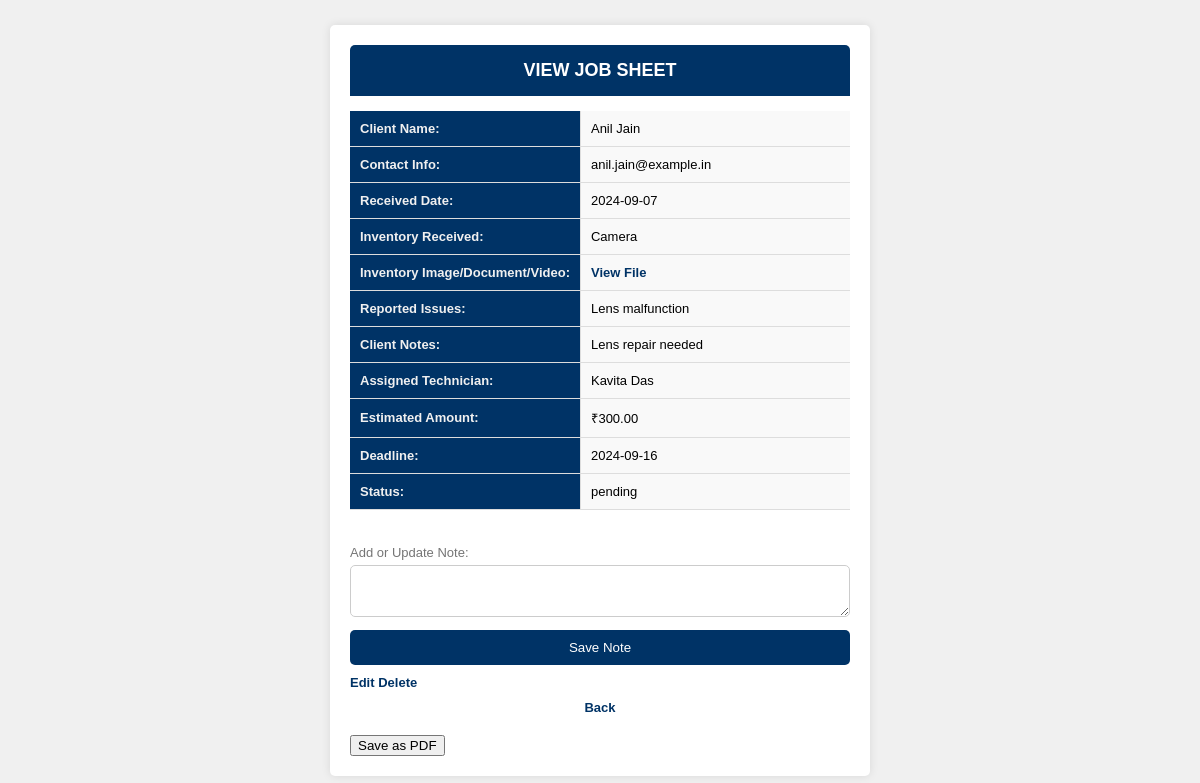
Screenshot of /view.php?id=22 with the database file from the repository.
### tables this page shows
CREATE TABLE `client_inventory` (
  `id` int(11) NOT NULL,
  `client_id` varchar(50) NOT NULL,
  `client_name` varchar(255) NOT NULL,
  `contact_info` varchar(255) DEFAULT NULL,
  `inventory_received` text NOT NULL,
  `inventory_upload` text DEFAULT NULL,
  `received_date` date NOT NULL,
  `reported_issues` text DEFAULT NULL,
  `client_notes` text DEFAULT NULL,
  `assigned_technician` varchar(255) DEFAULT NULL,
  `deadline` date DEFAULT NULL,
  `estimated_amount` decimal(10,2) DEFAULT NULL,
  `status` varchar(50) DEFAULT NULL,
  `created_at` timestamp NOT NULL DEFAULT current_timestamp()
);

### view.php (the view, shortened to what this page needs)
<?php
include('./db/connection.php');
if (isset($_GET['id'])) {
    $client_id = $_GET['id'];
    $sql = "SELECT * FROM client_inventory WHERE id = ?";
    $stmt = $conn->prepare($sql);
    $stmt->bind_param('i', $client_id);
    if (!$stmt->execute()) {
        die("Error executing query: " . $stmt->error);
    }
    $result = $stmt->get_result();
    if ($result->num_rows > 0) {
        $row = $result->fetch_assoc();
    } else {
        echo "<p>No record found for the given client ID.</p>";
        exit;
    }
} else {
    echo "<p>No client ID provided.</p>";
    exit;
}
?>
<!DOCTYPE html>
<html lang="en">
<head>
</head>
<body>
    <div class="container">
        <div class="header">VIEW JOB SHEET</div>
        <div class="table-container">
            <table class="table">
                <tr>
                    <th>Client Name:</th>
                    <td><?php echo htmlspecialchars($row['client_name']); ?></td>
                </tr>
                <tr>
                    <th>Contact Info:</th>
                    <td><?php echo htmlspecialchars($row['contact_info']); ?></td>
                </tr>
                <tr>
                    <th>Received Date:</th>
                    <td><?php echo htmlspecialchars($row['received_date']); ?></td>
                </tr>
                <tr>
                    <th>Inventory Received:</th>
                    <td><?php echo htmlspecialchars($row['inventory_received']); ?></td>
                </tr>
                <tr>
                    <th>Inventory Image/Document/Video:</th>
                    <td>
                        <?php if (!empty($row['inventory_upload'])): ?>
                            <a href="<?php echo htmlspecialchars($row['inventory_upload']); ?>" target="_blank">View File</a>
                        <?php else: ?>
                            No file available
                        <?php endif; ?>
                    </td>
                </tr>
                <tr>
                    <th>Reported Issues:</th>
                    <td><?php echo htmlspecialchars($row['reported_issues']); ?></td>
                </tr>
                <tr>
                    <th>Client Notes:</th>
                    <td><?php echo htmlspecialchars($row['client_notes']); ?></td>
                </tr>
                <tr>
                    <th>Assigned Technician:</th>
                    <td><?php echo htmlspecialchars($row['assigned_technician']); ?></td>
                </tr>
                <tr>
                    <th>Estimated Amount:</th>
                    <td>₹<?php echo htmlspecialchars($row['estimated_amount']); ?></td>
                </tr>
                <tr>
                    <th>Deadline:</th>
                    <td><?php echo htmlspecialchars($row['deadline']); ?></td>
                </tr>
                <tr>
                    <th>Status:</th>
                    <td><?php echo htmlspecialchars($row['status']); ?></td>
                </tr>
            </table>
        </div>
        <div class="notes">
            <label for="note-input">Add or Update Note:</label>
            <textarea id="note-input"></textarea>
            <div class="buttons">
                <button>Save Note</button>
                <div class="buttons-2">
                    <a href='./edit.php?id=<?php echo urlencode($row["id"]); ?>'>
                        Edit
                    </a>
                    <a href='./delete.php?id=<?php echo urlencode($row["id"]); ?>' onclick="return confirm('Are you sure you want to delete this record?');">
                        Delete
                    </a>
                </div>
                <div class="back-btn">
                    <a href='./index.php'>
                        Back
                    </a>
                </div>
            </div>
        </div>
        <div class="pdf-btn">
            <button>Save as PDF</button>
        </div>
    </div>
</body>
</html>

### view.php (style rules this page uses)
body { font-family: Arial, sans-serif; background-color: #f0f0f0; margin: 0; padding: 0; display: flex; justify-content: center; align-items: center; height: 100vh; overflow-x: hidden; }
.container { background-color: white; width: 100%; max-width: 45%; max-height: 95%; box-shadow: 0px 0px 10px rgba(0, 0, 0, 0.1); border-radius: 5px; padding: 20px; box-sizing: border-box; overflow-x: auto; white-space: nowrap; font-size: 13px; }
.header { background-color: #003366; color: white; padding: 15px; text-align: center; font-size: 18px; font-weight: bold; border-radius: 5px 5px 0 0; }
.table-container { overflow-x: auto; }
.table { width: 100%; min-width: 700px; border-collapse: collapse; margin: 15px 0; white-space: nowrap; }
.table th, .table td { padding: 10px; text-align: left; }
.table th { background-color: #003366; width: 30%; border-right: 1px solid #ddd; color: #f0f0f0; border-bottom: 1px solid #ddd; }
.table td { border-bottom: 1px solid #ddd; background-color: #f9f9f9; }
.table td a { color: #003366; text-decoration: none; font-weight: bold; }
.notes { margin-top: 20px; }
.notes label { display: block; margin-bottom: 5px; color: #757575; }
.notes textarea { width: 100%; padding: 10px; margin-bottom: 10px; border: 1px solid #ccc; border-radius: 5px; box-sizing: border-box; }
.buttons { display: flex; flex-direction: column; align-items: flex-start; gap: 10px; }
.buttons button { width: 100%; padding: 10px; background-color: #003366; color: white; border: none; border-radius: 5px; cursor: pointer; }
.buttons-2 a { color: #003366; font-weight: bold; text-decoration: none; }
.back-btn { align-self: center; }
.back-btn a { color: #003366; font-weight: bold; text-decoration: none; }
.pdf-btn { margin-top: 20px; width: 100%; }

### rows the page displays
client_inventory: client_name "Anil Jain", contact_info "anil.jain@example.in", received_date "2024-09-07", inventory_received "Camera", reported_issues "Lens malfunction", client_notes "Lens repair needed", assigned_technician "Kavita Das", estimated_amount "300.00", deadline "2024-09-16", status "pending"
